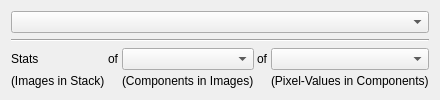
         <widget class="QWidget" name="tab_PlotStack">
          <attribute name="title">
           <string>Stack</string>
          </attribute>
          <layout class="QGridLayout" name="gridLayout_15">
           <item row="0" column="0">
            <widget class="QComboBox" name="comboBox_PlotStack_Type"/>
           </item>
           <item row="1" column="0">
            <widget class="Line" name="line_PlotStack">
             <property name="orientation">
              <enum>Qt::Horizontal</enum>
             </property>
            </widget>
           </item>
           <item row="2" column="0">
            <widget class="QStackedWidget" name="stackedWidget_PlotStack_Type">
             <property name="maximumSize">
              <size>
               <width>16777215</width>
               <height>50</height>
              </size>
             </property>
             <property name="currentIndex">
              <number>0</number>
             </property>
             <widget class="QWidget" name="page_PlotStack_Stat">
              <layout class="QGridLayout" name="gridLayout_34">
               <property name="leftMargin">
                <number>0</number>
               </property>
               <property name="topMargin">
                <number>0</number>
               </property>
               <property name="rightMargin">
                <number>0</number>
               </property>
               <property name="bottomMargin">
                <number>0</number>
               </property>
               <property name="spacing">
                <number>3</number>
               </property>
               <item row="1" column="2">
                <widget class="QLabel" name="label_PlotStack_Stat_StatImg">
                 <property name="text">
                  <string>(Components in Images)</string>
                 </property>
                </widget>
               </item>
               <item row="0" column="4">
                <widget class="QComboBox" name="comboBox_PlotStack_Stat_StatComp"/>
               </item>
               <item row="1" column="4">
                <widget class="QLabel" name="label_PlotStack_Stat_StatComp">
                 <property name="text">
                  <string>(Pixel-Values in Components)</string>
                 </property>
                </widget>
               </item>
               <item row="0" column="2">
                <widget class="QComboBox" name="comboBox_PlotStack_Stat_StatImg"/>
               </item>
               <item row="0" column="1">
                <widget class="QLabel" name="label_PlotStack_Stat_Description_1">
                 <property name="sizePolicy">
                  <sizepolicy hsizetype="Maximum" vsizetype="Preferred">
                   <horstretch>0</horstretch>
                   <verstretch>0</verstretch>
                  </sizepolicy>
                 </property>
                 <property name="text">
                  <string>of</string>
                 </property>
                </widget>
               </item>
               <item row="0" column="3">
                <widget class="QLabel" name="label_PlotStack_Stat_Description_2">
                 <property name="sizePolicy">
                  <sizepolicy hsizetype="Maximum" vsizetype="Preferred">
                   <horstretch>0</horstretch>
                   <verstretch>0</verstretch>
                  </sizepolicy>
                 </property>
                 <property name="text">
                  <string>of</string>
                 </property>
                </widget>
               </item>
               <item row="1" column="0">
                <widget class="QLabel" name="label_PlotStack_Stat_StatStack_2">
                 <property name="text">
                  <string>(Images in Stack)</string>
                 </property>
                </widget>
               </item>
               <item row="0" column="0">
                <widget class="QLabel" name="label_PlotStack_Stat_StatStack_1">
                 <property name="text">
                  <string>Stats</string>
                 </property>
                </widget>
               </item>
              </layout>
             </widget>
             <widget class="QWidget" name="page_PlotStack_1"/>
            </widget>
           </item>
          </layout>
         </widget>
